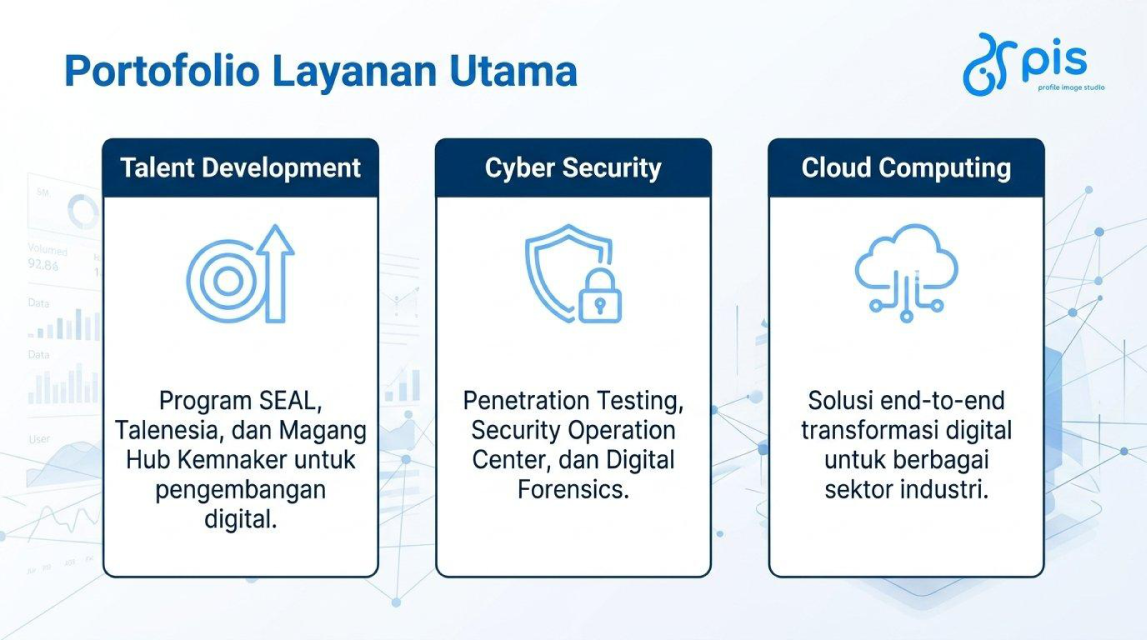
#> input picture Bagian-B-Layout-Aware-Text-Extraction/samples/Profile Image Studio  Let's Enable Digital Transformation with Us (2)_page-0003.jpg, 5734 x 3200 px, found by its file name (shown at 1/5 size)
$ jupyter execute --allow-errors layout_extraction.ipynb
#> lines starting #> are read from the running program, lines starting #| are printed output that depends on the picture
## 1.Inisialisasi & Import Pustaka
Sel kode di bawah berfungsi untuk menyiapkan lingkungan kerja dan memanggil pustaka (*library*) yang akan kita gunakan:
* **`ssl`**: Berfungsi untuk melewati (bypass) error verifikasi keamanan saat mesin OCR mendownload model AI dari internet.
* **`cv2` (OpenCV)**: Pustaka utama untuk memuat gambar, memanipulasi resolusi, dan memproses ruang warna.
* **`easyocr`**: Mesin AI berbasis Deep Learning untuk mendeteksi letak dan mengenali teks pada gambar.
* **`numpy`, `math`, `re`**: Digunakan untuk komputasi jarak koordinat kotak teks dan merapikan karakter atau tanda baca menggunakan *Regular Expression*.
* **`base64`**: Pustaka untuk mengubah format gambar asli menjadi kode teks murni, sehingga gambar bisa langsung disematkan (diinjeksi) ke dalam file HTML akhir.
* **`os`**: Digunakan untuk mengelola direktori dan path file, seperti membuat folder output secara otomatis serta menyimpan hasil ekstraksi ke lokasi yang ditentukan.

Di bagian akhir kode, kita menginisialisasi `easyocr.Reader` untuk bahasa Indonesia (`id`) dan Inggris (`en`).

[cell 1]
import ssl
import cv2
import easyocr
import numpy as np
import base64
import math
import matplotlib.pyplot as plt
import re
import os

ssl._create_default_https_context = ssl._create_unverified_context

print("Menginisialisasi Engine OCR...")
#> (the rest of this cell did not finish here and is left out)

## 2.Memuat dan Menyesuaikan Skala Gambar (Scaling)
Sel kode di bawah bertugas memuat file gambar dan mengoptimalkan ukurannya sebelum diolah oleh AI.

1. **Memuat Gambar:** Membaca file gambar dari lokasi penyimpanan lokal menggunakan `cv2.imread()`. Jika file tidak ditemukan, program akan menghentikan proses dan memunculkan error.
2. **Konversi Format Warna:** Mengubah format warna bawaan OpenCV (BGR) menjadi standar layar umum (RGB) agar warna gambar tidak memudar saat ditampilkan ke HTML nantinya.
3. **Mengecilkan Resolusi Dinamis:** Memproses gambar beresolusi sangat besar (contoh: 4K) akan membuat memori cepat penuh. Oleh karena itu, jika sisi terpanjang gambar melebihi 1500 piksel, kode akan menghitung rasio skalanya secara otomatis dan mengecilkan gambar tersebut secara proporsional agar tidak merusak ketajaman atau membuat gambar menjadi gepeng.

[cell 2]
source_image_path = r"D:\Proyek Magang\RAG\Bagian-B-Layout-Aware-Text-Extraction\samples\Profile Image Studio  Let's Enable Digital Transformation with Us (2)_page-0003.jpg"
original_img = cv2.imread(source_image_path)
#> original_img is the input picture: shape (3200, 5734, 3); mean B, G, R 235.8, 229.7, 221.9

if original_img is None:
    raise FileNotFoundError("Error: Gambar tidak ditemukan pada path yang diberikan.")

max_resolution = 1500
rgb_image = cv2.cvtColor(original_img, cv2.COLOR_BGR2RGB)
img_height, img_width = rgb_image.shape[:2]
#> img_height = 3200; img_width = 5734

if max(img_height, img_width) > max_resolution:
    scaling_factor = max_resolution / max(img_height, img_width)
#> scaling_factor = 0.262
    target_width = int(img_width * scaling_factor)
#> target_width = 1500
    target_height = int(img_height * scaling_factor)
#> target_height = 837
    rgb_image = cv2.resize(rgb_image, (target_width, target_height))
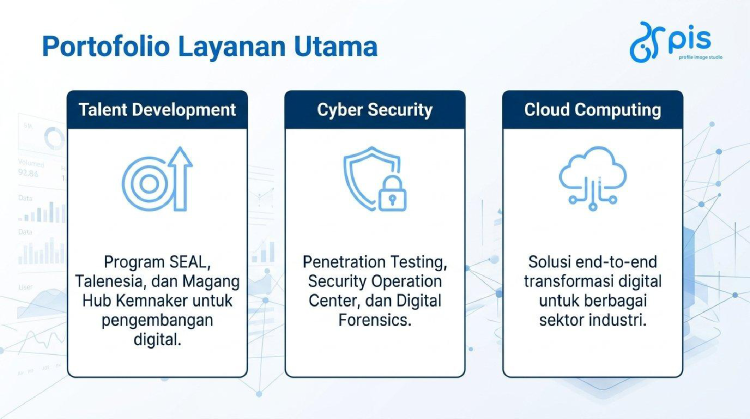
#> rgb_image: shape (837, 1500, 3) (shown at 1/2 size); mean R, G, B 222.1, 229.9, 236
    print(f"Resolusi gambar disesuaikan menjadi {target_width}x{target_height}")
#| Resolusi gambar disesuaikan menjadi 1500x837

img_height, img_width = rgb_image.shape[:2]
#> img_height = 837; img_width = 1500


$ run again, with Bagian-B-Layout-Aware-Text-Extraction/samples/Profile Image Studio  Let's Enable Digital Transformation with Us (2)_page-0002.jpg copied over Bagian-B-Layout-Aware-Text-Extraction/samples/Profile Image Studio  Let's Enable Digital Transformation with Us (2)_page-0003.jpg
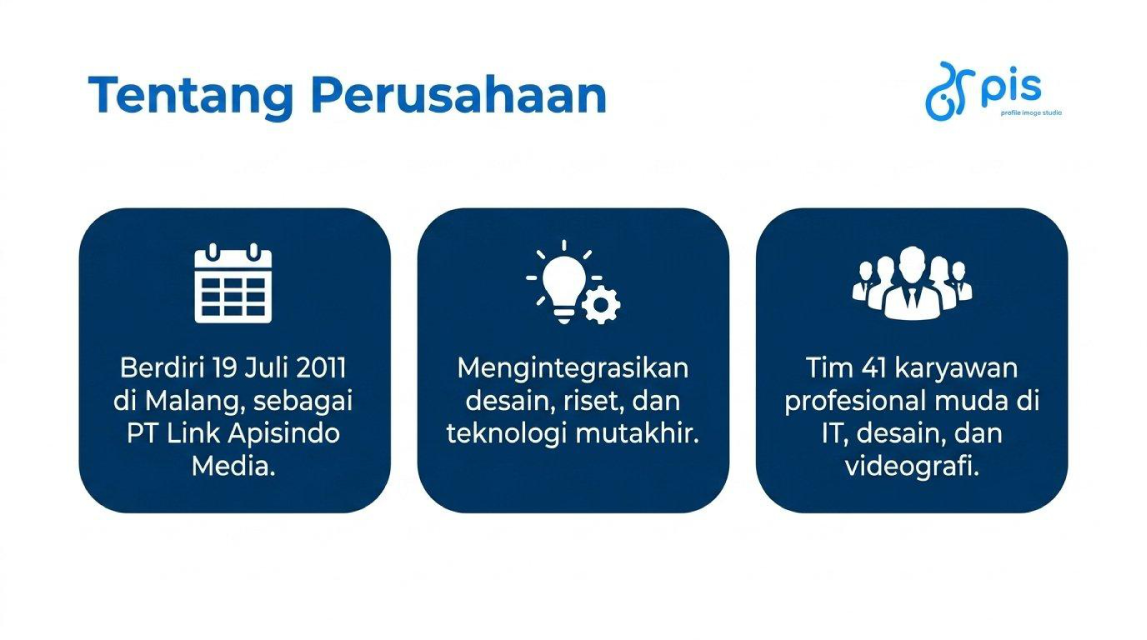
#> input picture Bagian-B-Layout-Aware-Text-Extraction/samples/Profile Image Studio  Let's Enable Digital Transformation with Us (2)_page-0002.jpg, 5734 x 3200 px, found by its file name (shown at 1/5 size)
#> original_img is the input picture: shape (3200, 5734, 3); mean B, G, R 197.3, 181.9, 163.3
#> `rgb_image = cv2.resize(rgb_image, (target_width, target_height))`:
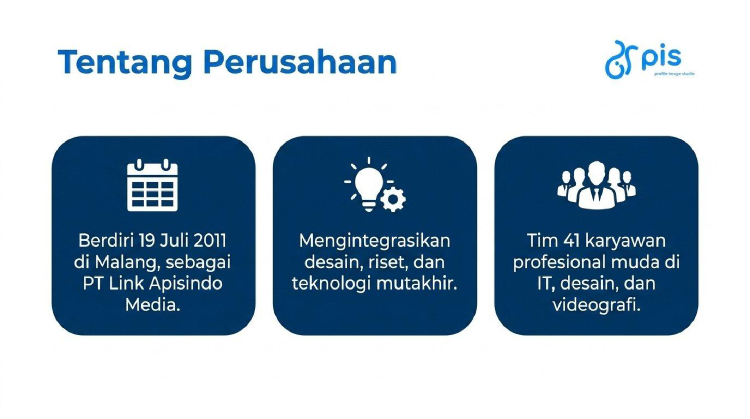
#> rgb_image: shape (837, 1500, 3) (shown at 1/2 size); mean R, G, B 163.3, 181.9, 197.3
#| Resolusi gambar disesuaikan menjadi 1500x837

$ run again, with Bagian-B-Layout-Aware-Text-Extraction/samples/Profile Image Studio  Let's Enable Digital Transformation with Us (2)_page-0004.jpg copied over Bagian-B-Layout-Aware-Text-Extraction/samples/Profile Image Studio  Let's Enable Digital Transformation with Us (2)_page-0003.jpg
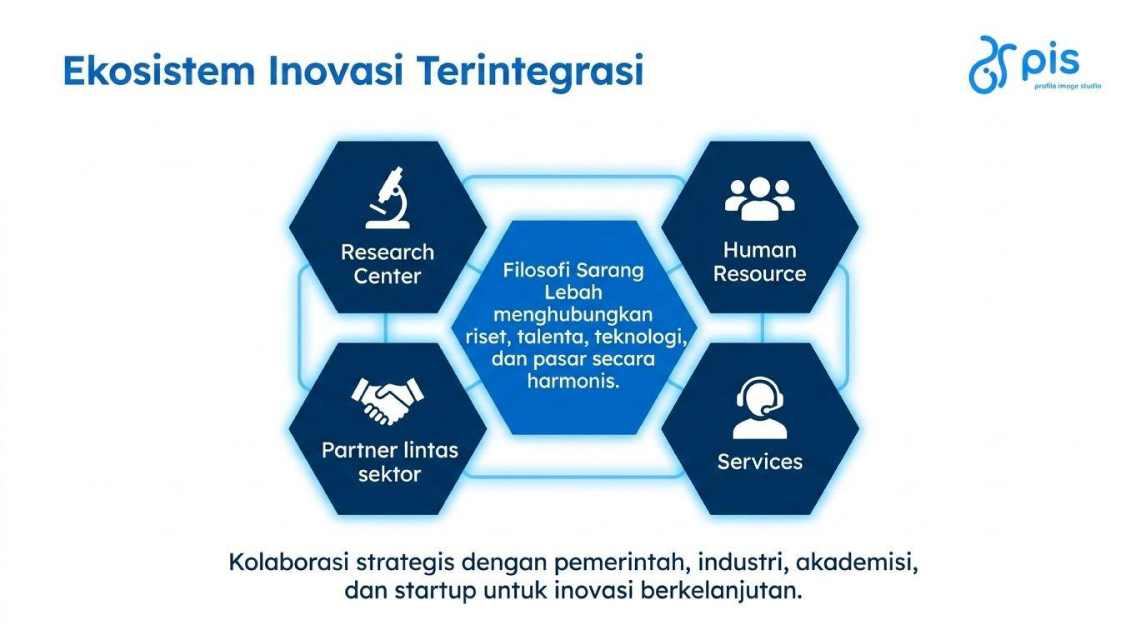
#> input picture Bagian-B-Layout-Aware-Text-Extraction/samples/Profile Image Studio  Let's Enable Digital Transformation with Us (2)_page-0004.jpg, 5734 x 3200 px, found by its file name (shown at 1/5 size)
#> original_img is the input picture: shape (3200, 5734, 3); mean B, G, R 227.4, 215.9, 200.7
#> `rgb_image = cv2.resize(rgb_image, (target_width, target_height))`:
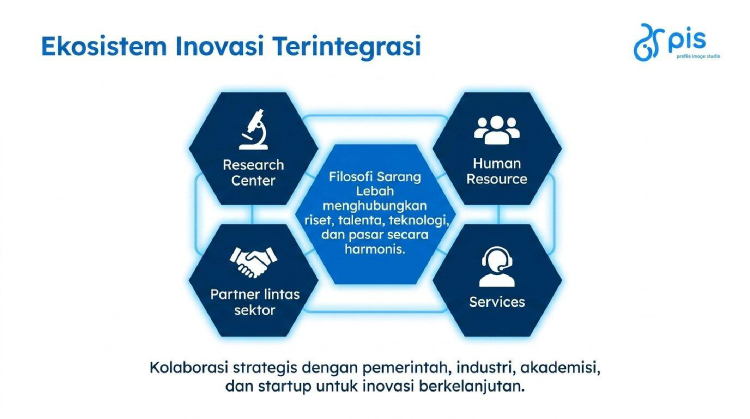
#> rgb_image: shape (837, 1500, 3) (shown at 1/2 size); mean R, G, B 200.7, 215.9, 227.4
#| Resolusi gambar disesuaikan menjadi 1500x837
